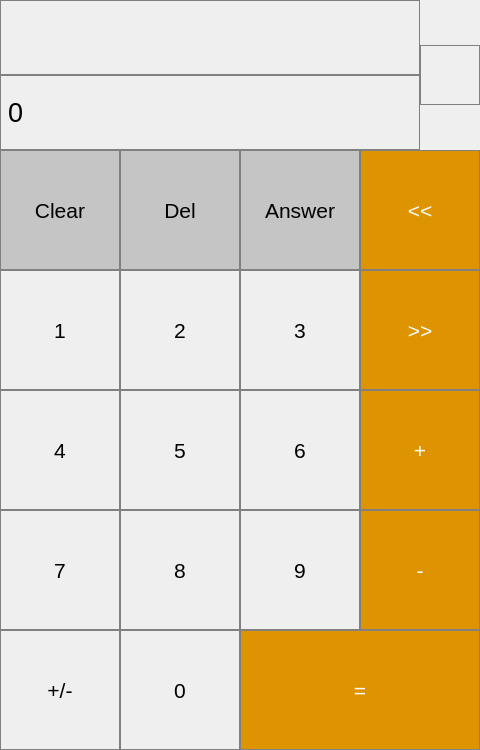
<?xml version="1.0" encoding="UTF-8"?>
<ui version="4.0">
 <class>Calculator</class>
 <widget class="QMainWindow" name="Calculator">
  <property name="geometry">
   <rect>
    <x>0</x>
    <y>0</y>
    <width>480</width>
    <height>750</height>
   </rect>
  </property>
  <property name="minimumSize">
   <size>
    <width>480</width>
    <height>750</height>
   </size>
  </property>
  <property name="maximumSize">
   <size>
    <width>480</width>
    <height>750</height>
   </size>
  </property>
  <property name="windowTitle">
   <string>Calculator</string>
  </property>
  <widget class="QWidget" name="centralWidget">
   <widget class="QLabel" name="last">
    <property name="geometry">
     <rect>
      <x>0</x>
      <y>0</y>
      <width>420</width>
      <height>75</height>
     </rect>
    </property>
    <property name="font">
     <font>
      <pointsize>20</pointsize>
     </font>
    </property>
    <property name="styleSheet">
     <string notr="true">qproperty-alignment: 'AlignVCenter | AlignRight';
border: 1px solid gray;</string>
    </property>
    <property name="text">
     <string/>
    </property>
   </widget>
   <widget class="QPushButton" name="clear">
    <property name="geometry">
     <rect>
      <x>0</x>
      <y>150</y>
      <width>120</width>
      <height>120</height>
     </rect>
    </property>
    <property name="font">
     <font>
      <pointsize>16</pointsize>
     </font>
    </property>
    <property name="styleSheet">
     <string notr="true">QPushButton {
	background-color: rgb(197, 197, 197);
    border: 1px solid gray;
}
QPushButton:pressed{
    background-color: qlineargradient(x1: 0, y1: 0, x2: 0, y2: 1,
							stop: 0 #BEBEBE, stop: 1 #D7D7D7);
}</string>
    </property>
    <property name="text">
     <string>Clear</string>
    </property>
   </widget>
   <widget class="QPushButton" name="Answer">
    <property name="geometry">
     <rect>
      <x>240</x>
      <y>150</y>
      <width>120</width>
      <height>120</height>
     </rect>
    </property>
    <property name="font">
     <font>
      <pointsize>16</pointsize>
     </font>
    </property>
    <property name="styleSheet">
     <string notr="true">QPushButton {
	background-color: rgb(197, 197, 197);
    border: 1px solid gray;
}
QPushButton:pressed{
    background-color: qlineargradient(x1: 0, y1: 0, x2: 0, y2: 1,
							stop: 0 #BEBEBE, stop: 1 #D7D7D7);
}</string>
    </property>
    <property name="text">
     <string>Answer</string>
    </property>
   </widget>
   <widget class="QPushButton" name="LShift">
    <property name="geometry">
     <rect>
      <x>360</x>
      <y>150</y>
      <width>120</width>
      <height>120</height>
     </rect>
    </property>
    <property name="font">
     <font>
      <pointsize>16</pointsize>
     </font>
    </property>
    <property name="styleSheet">
     <string notr="true">QPushButton {
	background-color: rgb(222, 148, 0);
    color: white;
    border: 1px solid gray;
}
QPushButton:pressed{
    background-color: qlineargradient(x1: 0, y1: 0, x2: 0, y2: 1,
							stop: 0 #FF7832, stop: 1 #FF9739);
}</string>
    </property>
    <property name="text">
     <string>&lt;&lt;</string>
    </property>
   </widget>
   <widget class="QPushButton" name="eight">
    <property name="geometry">
     <rect>
      <x>120</x>
      <y>510</y>
      <width>120</width>
      <height>120</height>
     </rect>
    </property>
    <property name="font">
     <font>
      <pointsize>16</pointsize>
     </font>
    </property>
    <property name="styleSheet">
     <string notr="true">QPushButton {
    border: 1px solid gray;
}
QPushButton:pressed{
    background-color: qlineargradient(x1: 0, y1: 0, x2: 0, y2: 1,
							stop: 0 #dadbde, stop: 1 #f6f7fa);
}</string>
    </property>
    <property name="text">
     <string>8</string>
    </property>
   </widget>
   <widget class="QPushButton" name="RShift">
    <property name="geometry">
     <rect>
      <x>360</x>
      <y>270</y>
      <width>120</width>
      <height>120</height>
     </rect>
    </property>
    <property name="font">
     <font>
      <pointsize>16</pointsize>
     </font>
    </property>
    <property name="styleSheet">
     <string notr="true">QPushButton {
	background-color: rgb(222, 148, 0);
    color: white;
    border: 1px solid gray;
}
QPushButton:pressed{
    background-color: qlineargradient(x1: 0, y1: 0, x2: 0, y2: 1,
							stop: 0 #FF7832, stop: 1 #FF9739);
}</string>
    </property>
    <property name="text">
     <string>&gt;&gt;</string>
    </property>
   </widget>
   <widget class="QPushButton" name="nine">
    <property name="geometry">
     <rect>
      <x>240</x>
      <y>510</y>
      <width>120</width>
      <height>120</height>
     </rect>
    </property>
    <property name="font">
     <font>
      <pointsize>16</pointsize>
     </font>
    </property>
    <property name="styleSheet">
     <string notr="true">QPushButton {
    border: 1px solid gray;
}
QPushButton:pressed{
    background-color: qlineargradient(x1: 0, y1: 0, x2: 0, y2: 1,
							stop: 0 #dadbde, stop: 1 #f6f7fa);
}</string>
    </property>
    <property name="text">
     <string>9</string>
    </property>
   </widget>
   <widget class="QPushButton" name="seven">
    <property name="geometry">
     <rect>
      <x>0</x>
      <y>510</y>
      <width>120</width>
      <height>120</height>
     </rect>
    </property>
    <property name="font">
     <font>
      <pointsize>16</pointsize>
     </font>
    </property>
    <property name="styleSheet">
     <string notr="true">QPushButton {
    border: 1px solid gray;
}
QPushButton:pressed{
    background-color: qlineargradient(x1: 0, y1: 0, x2: 0, y2: 1,
							stop: 0 #dadbde, stop: 1 #f6f7fa);
}</string>
    </property>
    <property name="text">
     <string>7</string>
    </property>
   </widget>
   <widget class="QPushButton" name="two">
    <property name="geometry">
     <rect>
      <x>120</x>
      <y>270</y>
      <width>120</width>
      <height>120</height>
     </rect>
    </property>
    <property name="font">
     <font>
      <pointsize>16</pointsize>
     </font>
    </property>
    <property name="styleSheet">
     <string notr="true">QPushButton {
    border: 1px solid gray;
}
QPushButton:pressed{
    background-color: qlineargradient(x1: 0, y1: 0, x2: 0, y2: 1,
							stop: 0 #dadbde, stop: 1 #f6f7fa);
}</string>
    </property>
    <property name="text">
     <string>2</string>
    </property>
   </widget>
   <widget class="QPushButton" name="Plus">
    <property name="geometry">
     <rect>
      <x>360</x>
      <y>390</y>
      <width>120</width>
      <height>120</height>
     </rect>
    </property>
    <property name="font">
     <font>
      <pointsize>16</pointsize>
     </font>
    </property>
    <property name="styleSheet">
     <string notr="true">QPushButton {
	background-color: rgb(222, 148, 0);
    color: white;
    border: 1px solid gray;
}
QPushButton:pressed{
    background-color: qlineargradient(x1: 0, y1: 0, x2: 0, y2: 1,
							stop: 0 #FF7832, stop: 1 #FF9739);
}</string>
    </property>
    <property name="text">
     <string>+</string>
    </property>
   </widget>
   <widget class="QPushButton" name="three">
    <property name="geometry">
     <rect>
      <x>240</x>
      <y>270</y>
      <width>120</width>
      <height>120</height>
     </rect>
    </property>
    <property name="font">
     <font>
      <pointsize>16</pointsize>
     </font>
    </property>
    <property name="styleSheet">
     <string notr="true">QPushButton {
    border: 1px solid gray;
}
QPushButton:pressed{
    background-color: qlineargradient(x1: 0, y1: 0, x2: 0, y2: 1,
							stop: 0 #dadbde, stop: 1 #f6f7fa);
}</string>
    </property>
    <property name="text">
     <string>3</string>
    </property>
   </widget>
   <widget class="QPushButton" name="one">
    <property name="geometry">
     <rect>
      <x>0</x>
      <y>270</y>
      <width>120</width>
      <height>120</height>
     </rect>
    </property>
    <property name="font">
     <font>
      <pointsize>16</pointsize>
     </font>
    </property>
    <property name="styleSheet">
     <string notr="true">QPushButton {
    border: 1px solid gray;
}
QPushButton:pressed{
    background-color: qlineargradient(x1: 0, y1: 0, x2: 0, y2: 1,
							stop: 0 #dadbde, stop: 1 #f6f7fa);
}</string>
    </property>
    <property name="text">
     <string>1</string>
    </property>
   </widget>
   <widget class="QPushButton" name="five">
    <property name="geometry">
     <rect>
      <x>120</x>
      <y>390</y>
      <width>120</width>
      <height>120</height>
     </rect>
    </property>
    <property name="font">
     <font>
      <pointsize>16</pointsize>
     </font>
    </property>
    <property name="styleSheet">
     <string notr="true">QPushButton {
    border: 1px solid gray;
}
QPushButton:pressed{
    background-color: qlineargradient(x1: 0, y1: 0, x2: 0, y2: 1,
							stop: 0 #dadbde, stop: 1 #f6f7fa);
}</string>
    </property>
    <property name="text">
     <string>5</string>
    </property>
   </widget>
   <widget class="QPushButton" name="Minus">
    <property name="geometry">
     <rect>
      <x>360</x>
      <y>510</y>
      <width>120</width>
      <height>120</height>
     </rect>
    </property>
    <property name="font">
     <font>
      <pointsize>16</pointsize>
     </font>
    </property>
    <property name="styleSheet">
     <string notr="true">QPushButton {
	background-color: rgb(222, 148, 0);
    color: white;
    border: 1px solid gray;
}
QPushButton:pressed{
    background-color: qlineargradient(x1: 0, y1: 0, x2: 0, y2: 1,
							stop: 0 #FF7832, stop: 1 #FF9739);
}</string>
    </property>
    <property name="text">
     <string>-</string>
    </property>
   </widget>
   <widget class="QPushButton" name="six">
    <property name="geometry">
     <rect>
      <x>240</x>
      <y>390</y>
      <width>120</width>
      <height>120</height>
     </rect>
    </property>
    <property name="font">
     <font>
      <pointsize>16</pointsize>
     </font>
    </property>
    <property name="styleSheet">
     <string notr="true">QPushButton {
    border: 1px solid gray;
}
QPushButton:pressed{
    background-color: qlineargradient(x1: 0, y1: 0, x2: 0, y2: 1,
							stop: 0 #dadbde, stop: 1 #f6f7fa);
}</string>
    </property>
    <property name="text">
     <string>6</string>
    </property>
   </widget>
   <widget class="QPushButton" name="four">
    <property name="geometry">
     <rect>
      <x>0</x>
      <y>390</y>
      <width>120</width>
      <height>120</height>
     </rect>
    </property>
    <property name="font">
     <font>
      <pointsize>16</pointsize>
     </font>
    </property>
    <property name="styleSheet">
     <string notr="true">QPushButton {
    border: 1px solid gray;
}
QPushButton:pressed{
    background-color: qlineargradient(x1: 0, y1: 0, x2: 0, y2: 1,
							stop: 0 #dadbde, stop: 1 #f6f7fa);
}</string>
    </property>
    <property name="text">
     <string>4</string>
    </property>
   </widget>
   <widget class="QPushButton" name="zero">
    <property name="geometry">
     <rect>
      <x>120</x>
      <y>630</y>
      <width>120</width>
      <height>120</height>
     </rect>
    </property>
    <property name="font">
     <font>
      <pointsize>16</pointsize>
     </font>
    </property>
    <property name="styleSheet">
     <string notr="true">QPushButton {
    border: 1px solid gray;
}
QPushButton:pressed{
    background-color: qlineargradient(x1: 0, y1: 0, x2: 0, y2: 1,
							stop: 0 #dadbde, stop: 1 #f6f7fa);
}</string>
    </property>
    <property name="text">
     <string>0</string>
    </property>
   </widget>
   <widget class="QPushButton" name="equal">
    <property name="geometry">
     <rect>
      <x>240</x>
      <y>630</y>
      <width>240</width>
      <height>120</height>
     </rect>
    </property>
    <property name="font">
     <font>
      <pointsize>16</pointsize>
     </font>
    </property>
    <property name="styleSheet">
     <string notr="true">QPushButton {
	background-color: rgb(222, 148, 0);
    color: white;
    border: 1px solid gray;
}
QPushButton:pressed{
    background-color: qlineargradient(x1: 0, y1: 0, x2: 0, y2: 1,
							stop: 0 #FF7832, stop: 1 #FF9739);
}</string>
    </property>
    <property name="text">
     <string>=</string>
    </property>
   </widget>
   <widget class="QPushButton" name="changeSign">
    <property name="geometry">
     <rect>
      <x>0</x>
      <y>630</y>
      <width>120</width>
      <height>120</height>
     </rect>
    </property>
    <property name="font">
     <font>
      <pointsize>16</pointsize>
     </font>
    </property>
    <property name="styleSheet">
     <string notr="true">QPushButton {
    border: 1px solid gray;
}
QPushButton:pressed{
    background-color: qlineargradient(x1: 0, y1: 0, x2: 0, y2: 1,
							stop: 0 #dadbde, stop: 1 #f6f7fa);
}</string>
    </property>
    <property name="text">
     <string>+/-</string>
    </property>
   </widget>
   <widget class="QLabel" name="workspace">
    <property name="geometry">
     <rect>
      <x>0</x>
      <y>75</y>
      <width>420</width>
      <height>75</height>
     </rect>
    </property>
    <property name="font">
     <font>
      <pointsize>20</pointsize>
     </font>
    </property>
    <property name="styleSheet">
     <string notr="true">qproperty-alignment: 'AlignVCenter | AlignRight';
border: 1px solid gray;</string>
    </property>
    <property name="text">
     <string>0</string>
    </property>
   </widget>
   <widget class="QLabel" name="action">
    <property name="geometry">
     <rect>
      <x>420</x>
      <y>45</y>
      <width>60</width>
      <height>60</height>
     </rect>
    </property>
    <property name="font">
     <font>
      <pointsize>16</pointsize>
     </font>
    </property>
    <property name="styleSheet">
     <string notr="true">qproperty-alignment: 'AlignVCenter | AlignVCenter';
border: 1px solid gray;</string>
    </property>
    <property name="text">
     <string/>
    </property>
   </widget>
   <widget class="QPushButton" name="Del">
    <property name="geometry">
     <rect>
      <x>120</x>
      <y>150</y>
      <width>120</width>
      <height>120</height>
     </rect>
    </property>
    <property name="font">
     <font>
      <pointsize>16</pointsize>
     </font>
    </property>
    <property name="styleSheet">
     <string notr="true">QPushButton {
	background-color: rgb(197, 197, 197);
    border: 1px solid gray;
}
QPushButton:pressed{
    background-color: qlineargradient(x1: 0, y1: 0, x2: 0, y2: 1,
							stop: 0 #BEBEBE, stop: 1 #D7D7D7);
}</string>
    </property>
    <property name="text">
     <string>Del</string>
    </property>
   </widget>
  </widget>
 </widget>
 <layoutdefault spacing="6" margin="11"/>
 <resources/>
 <connections/>
</ui>
